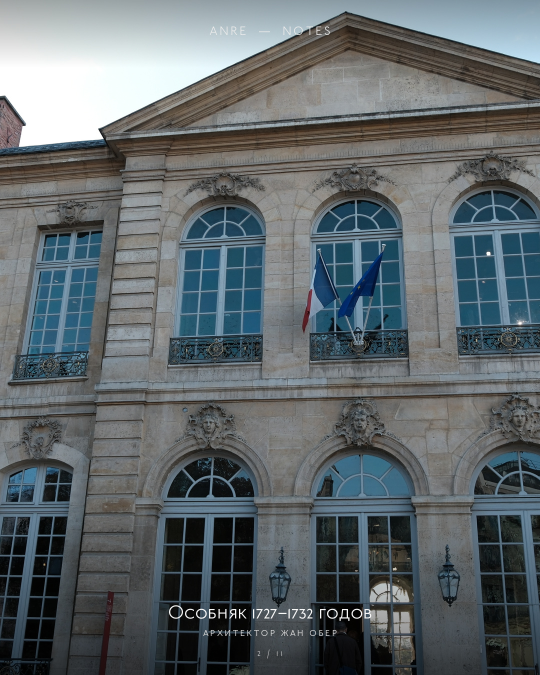
#> input picture drafts/2026-11-08/rodin_biron/02.jpg, 1080 x 1350 px, given in place of 002.jpg, which was not available (shown at 1/2 size)
$ python car.py
#> lines starting #> are read from the running program, lines starting #| are printed output that depends on the picture
from PIL import Image, ImageDraw, ImageFont, ImageOps
import numpy as np
W,H=1080,1350; FN='/home/claude/fonts/ANREUnderground.ttf'
def f(s): return ImageFont.truetype(FN,s)
def ct(d,txt,font,yy,fill,tr=0,x0=None,align='c'):
    w=sum(font.getlength(c) for c in txt)+tr*(len(txt)-1); x=(W-w)/2 if x0 is None else x0
    for c in txt: d.text((x,yy),c,font=font,fill=fill); x+=font.getlength(c)+tr
def wrap(txt,font,mw):
    out,cur=[],''
    for w_ in txt.split():
        c=(cur+' '+w_).strip()
        if font.getlength(c)<=mw or not cur: cur=c
        else: out.append(cur); cur=w_
    return out+[cur]
def base(p,fx=0.5,fy=0.5,grad=0.55,dark=0):
#> called with p = 'orig/002.jpg', fx = 0.55, fy = 0.5, grad = 0.75, dark = 0
    im=ImageOps.exif_transpose(Image.open(p)).convert('RGB')
#> im is the input picture: PIL image 1080x1350 RGB; mean R, G, B 95.1, 102.9, 106.4
    s=max(W/im.width,H/im.height); im=im.resize((round(im.width*s),round(im.height*s)),Image.LANCZOS)
#> after `s = max(W / im.width, H / im.height)`: s = 1
    l=int((im.width-W)*fx); t=int((im.height-H)*fy); im=im.crop((l,t,l+W,t+H))
#> after `l = int((im.width - W) * fx)`: l = 0
#> after `t = int((im.height - H) * fy)`: t = 0
    a=np.asarray(im).astype(float); y=np.linspace(0,1,H)[:,None,None]
    g=np.clip((y-0.72)/0.28,0,1)**1.3*grad+np.clip((0.10-y)/0.10,0,1)*0.35+dark
    return Image.fromarray((a*(1-np.clip(g,0,0.92))).astype('uint8'))
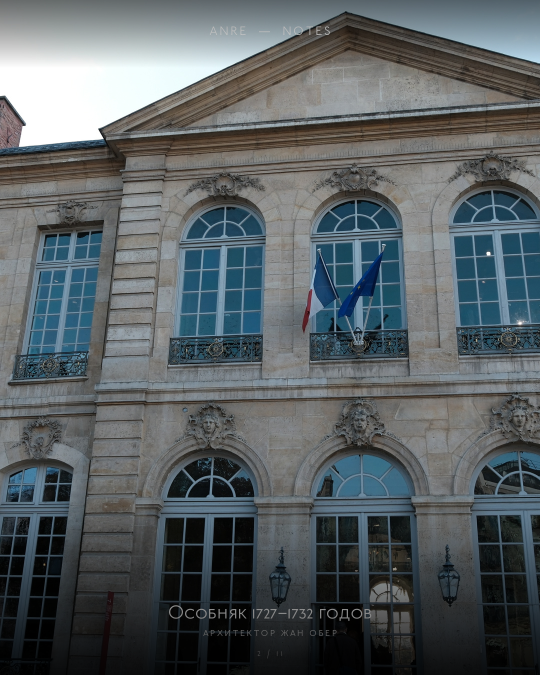
#> returned value: PIL image 1080x1350 RGB (shown at 1/2 size); mean R, G, B 87.8, 94.9, 98
def top(d): ct(d,'ANRE  —  NOTES',f(24),46,(235,235,235),4)
def slide(n,p,line,out,fx=0.5,fy=0.5,sub=None):
    im=base(p,fx,fy); d=ImageDraw.Draw(im); top(d)
    ct(d,line,f(38),H-150,(248,248,248))
    if sub: ct(d,sub,f(22),H-100,(210,210,210),3)
    ct(d,f'{n} / 11',f(18),H-56,(190,190,190),4)
    im.save(out,quality=95,subsampling=0)
im=base('orig/002.jpg',0.55,0.5,grad=0.75); d=ImageDraw.Draw(im); top(d)
ct(d,'ОСОБНЯК  БИРОН',f(84),H-330,(250,250,250),8)
ct(d,'Дом, который стал музеем Родена',f(40),H-210,(240,240,240))
ct(d,'ПАРИЖ  —  77 RUE DE VARENNE',f(22),H-150,(205,205,205),5)
ct(d,'листайте',f(20),H-70,(180,180,180),4)
im.save('01.jpg',quality=95,subsampling=0)
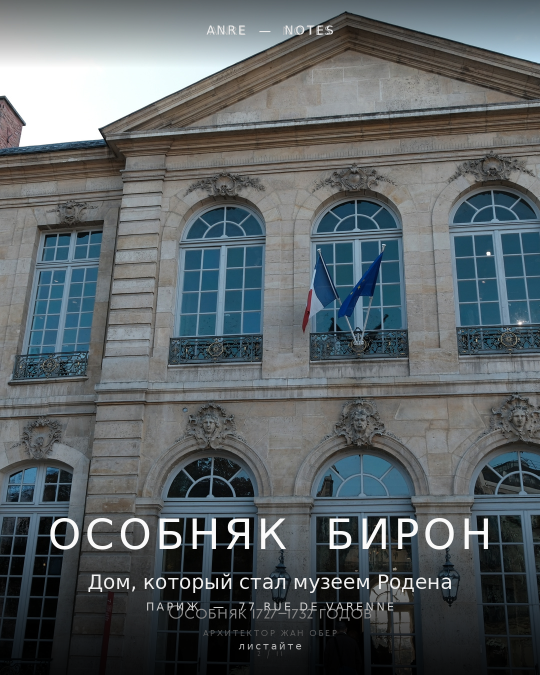
#> saved as 01.jpg: PIL image 1080x1350 RGB (shown at 1/2 size); mean R, G, B 91, 98, 101
S=[('orig/164.jpg','Особняк 1727–1732 годов','архитектор жан обер',0.5,0.5),
('orig/158.jpg','Лестница как скульптура',None,0.5,0.5),
('orig/079.jpg','Буазери и зеркала XVIII века',None,0.5,0.5),
('orig/045.jpg','Мрамор, который дышит',None,0.5,0.5),
('orig/141.jpg','«Собор», 1908',"две правые руки",0.5,0.4),
('orig/113.jpg','Свет из окна — лучший скульптор',None,0.5,0.5),
('orig/082.jpg','Рокайль под потолком',None,0.5,0.5),
('orig/167.jpg','«Три тени» в саду',None,0.45,0.5),
('orig/170.jpg','«Врата ада»',None,0.5,0.5)]
for i,(p,l,s,fx,fy) in enumerate(S): slide(i+2,p,l,f'{i+2:02d}.jpg',fx,fy,s)
#> call 2 of base, with p = 'orig/164.jpg', fx = 0.5, fy = 0.5, grad = 0.55, dark = 0
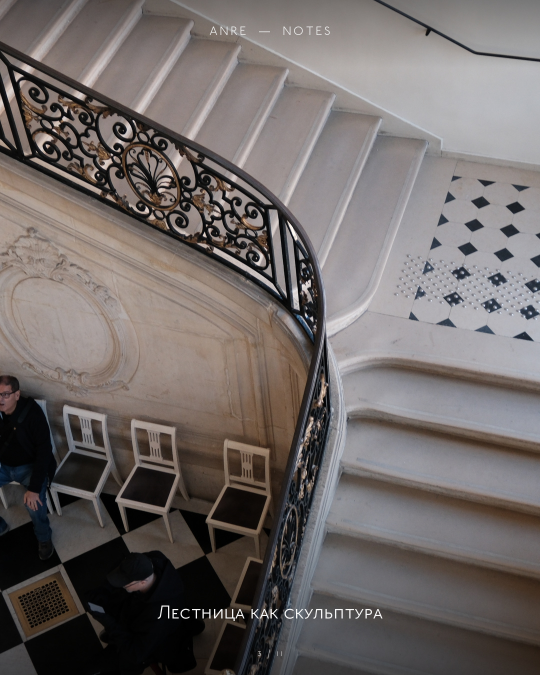
#> input picture drafts/2026-11-08/rodin_biron/03.jpg, 1080 x 1350 px, given in place of 164.jpg, which was not available (shown at 1/2 size)
#> in base, im is the input picture: PIL image 1080x1350 RGB; mean R, G, B 111.3, 104.7, 103
#> in base (call 2), `return Image.fromarray((a*(1-np.clip(g,0,0.92))).astype('uint8'))`:
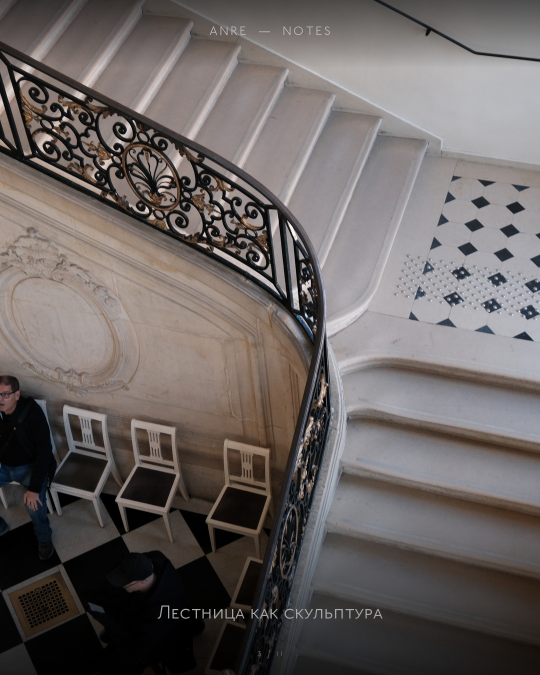
#> returned value: PIL image 1080x1350 RGB (shown at 1/2 size); mean R, G, B 105.3, 99.1, 97.5
#> in slide, `im.save(out,quality=95,subsampling=0)`:
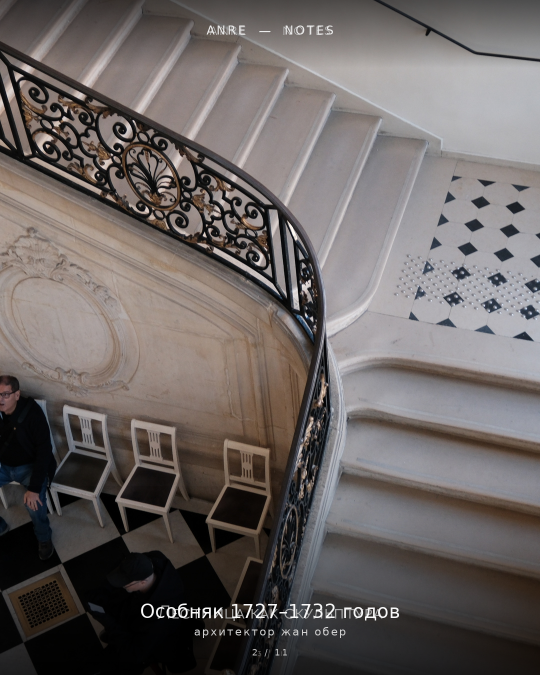
#> saved as 02.jpg: PIL image 1080x1350 RGB (shown at 1/2 size); mean R, G, B 106.1, 99.8, 98.2
#> (the run stopped early here; a loop or call above may not have finished)
